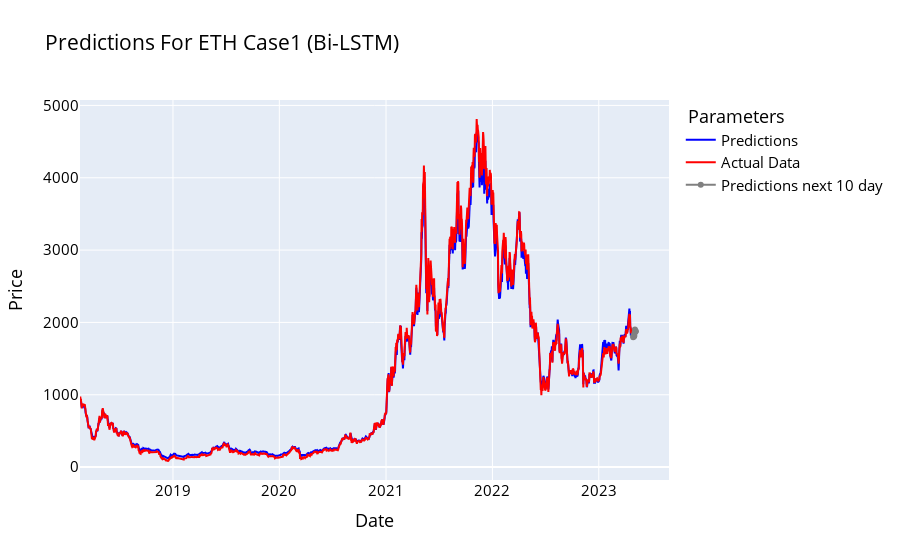

The notebook cell this image was saved under:
### Code cell
names = cycle(['Predictions', 'Test Data'])

fig = go.Figure()
fig.add_trace(go.Scatter(x=y_future_all.index, y=pred_future_all_df['Adj Close'], name='Predictions',
                         line=dict(width=2, color='blue')))
fig.add_trace(go.Scatter(x=y_future_all.index, y=y_future_all['Adj Close'], name='Actual Data',
                         line=dict(width=2, color='red')))
fig.add_trace(go.Scatter(x=prediction_df.index, y=prediction_df['Adj Close'], name='Predictions next 10 day',
                         line=dict(width=2, color='gray')))
fig.add_shape(type='line',
              x0=prediction_df.index[0], y0=prediction_df['Adj Close'][0],
              x1=pred_future_all_df.index[-1], y1=pred_future_all_df['Adj Close'][-1],
              line=dict(color='grey', width=2))

fig.update_layout(xaxis_title='Date', yaxis_title='Price',
                  font_size=15, font_color='black', legend_title_text=' Parameters', title = 'Predictions For ETH Case1 (Bi-LSTM)')
fig.show()

### Figure 1 — Plotly figure (JSON) as saved in the notebook; plotly's stock layout.template omitted (floating-point values rounded to 4 significant figures; data arrays with more than 128 entries replaced by an {"elided": "..."} marker saying what was removed)
{"data": [{"line": {"color": "blue", "width": 2}, "name": "Predictions", "type": "scatter", "x": {"elided": "1898 str values"}, "y": {"elided": "1898 float values"}}, {"line": {"color": "red", "width": 2}, "name": "Actual Data", "type": "scatter", "x": {"elided": "1898 str values"}, "y": {"elided": "1898 float values"}}, {"line": {"color": "gray", "width": 2}, "name": "Predictions next 10 day", "type": "scatter", "x": ["2023-04-29T00:00:00", "2023-04-30T00:00:00", "2023-05-01T00:00:00", "2023-05-02T00:00:00", "2023-05-03T00:00:00", "2023-05-04T00:00:00", "2023-05-05T00:00:00", "2023-05-06T00:00:00", "2023-05-07T00:00:00", "2023-05-08T00:00:00"], "y": [1797.0, 1814.0, 1822.0, 1806.0, 1815.0, 1855.0, 1901.0, 1876.0, 1875.0, 1878.0]}], "layout": {"font": {"color": "black", "size": 15}, "legend": {"title": {"text": " Parameters"}}, "shapes": [{"line": {"color": "grey", "width": 2}, "type": "line", "x0": "2023-04-29T00:00:00", "x1": "2023-04-28T00:00:00", "y0": 1797.0, "y1": 1881.0}], "title": {"text": "Predictions For ETH Case1 (Bi-LSTM)"}, "xaxis": {"title": {"text": "Date"}}, "yaxis": {"title": {"text": "Price"}}}}
